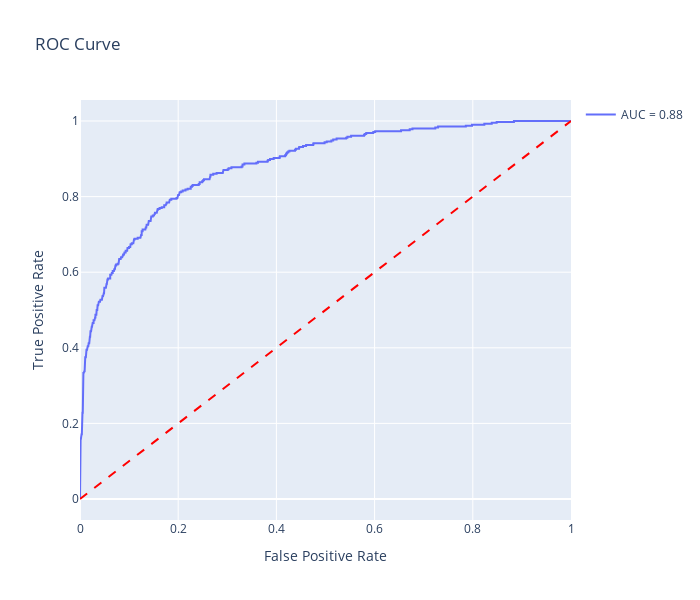
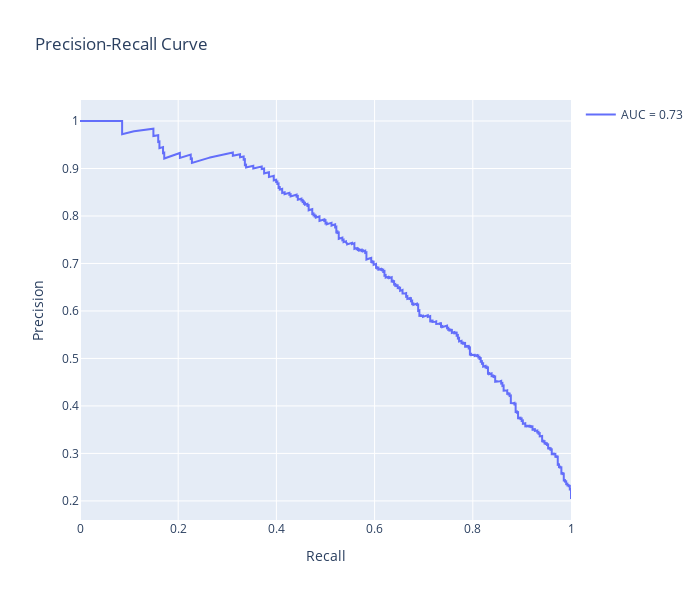

Notebook code for these charts, in order:
### Code cell
y_pred = tpot.predict(X_valid)

# Initialize the evaluator with predictions
evaluator = Evaluator(y_true=y_valid, y_pred=y_pred, y_proba=tpot.predict_proba(X_valid)[:, 1])

# Display scores
evaluator.display_scores()

# Plot the confusion matrix
evaluator.plot_confusion_matrix()

# Plot the ROC curve
evaluator.roc_curve()

# Plot the PR curve
evaluator.pr_curve()

### Figure 1 — Plotly figure (JSON) as saved in the notebook; plotly's stock layout.template omitted (floating-point values rounded to 4 significant figures; data arrays with more than 128 entries replaced by an {"elided": "..."} marker saying what was removed)
{"data": [{"mode": "lines", "name": "AUC = 0.88", "type": "scatter", "x": {"elided": "423 float values"}, "y": {"elided": "423 float values"}}, {"line": {"color": "red", "dash": "dash"}, "mode": "lines", "showlegend": false, "type": "scatter", "x": [0, 1], "y": [0, 1]}], "layout": {"autosize": false, "height": 600, "showlegend": true, "title": {"text": "ROC Curve"}, "width": 700, "xaxis": {"title": {"text": "False Positive Rate"}}, "yaxis": {"title": {"text": "True Positive Rate"}}}}

### Figure 2 — Plotly figure (JSON) as saved in the notebook; plotly's stock layout.template omitted (floating-point values rounded to 4 significant figures; data arrays with more than 128 entries replaced by an {"elided": "..."} marker saying what was removed)
{"data": [{"mode": "lines", "name": "AUC = 0.73", "type": "scatter", "x": {"elided": "1990 float values"}, "y": {"elided": "1990 float values"}}], "layout": {"autosize": false, "height": 600, "showlegend": true, "title": {"text": "Precision-Recall Curve"}, "width": 700, "xaxis": {"title": {"text": "Recall"}}, "yaxis": {"title": {"text": "Precision"}}}}
